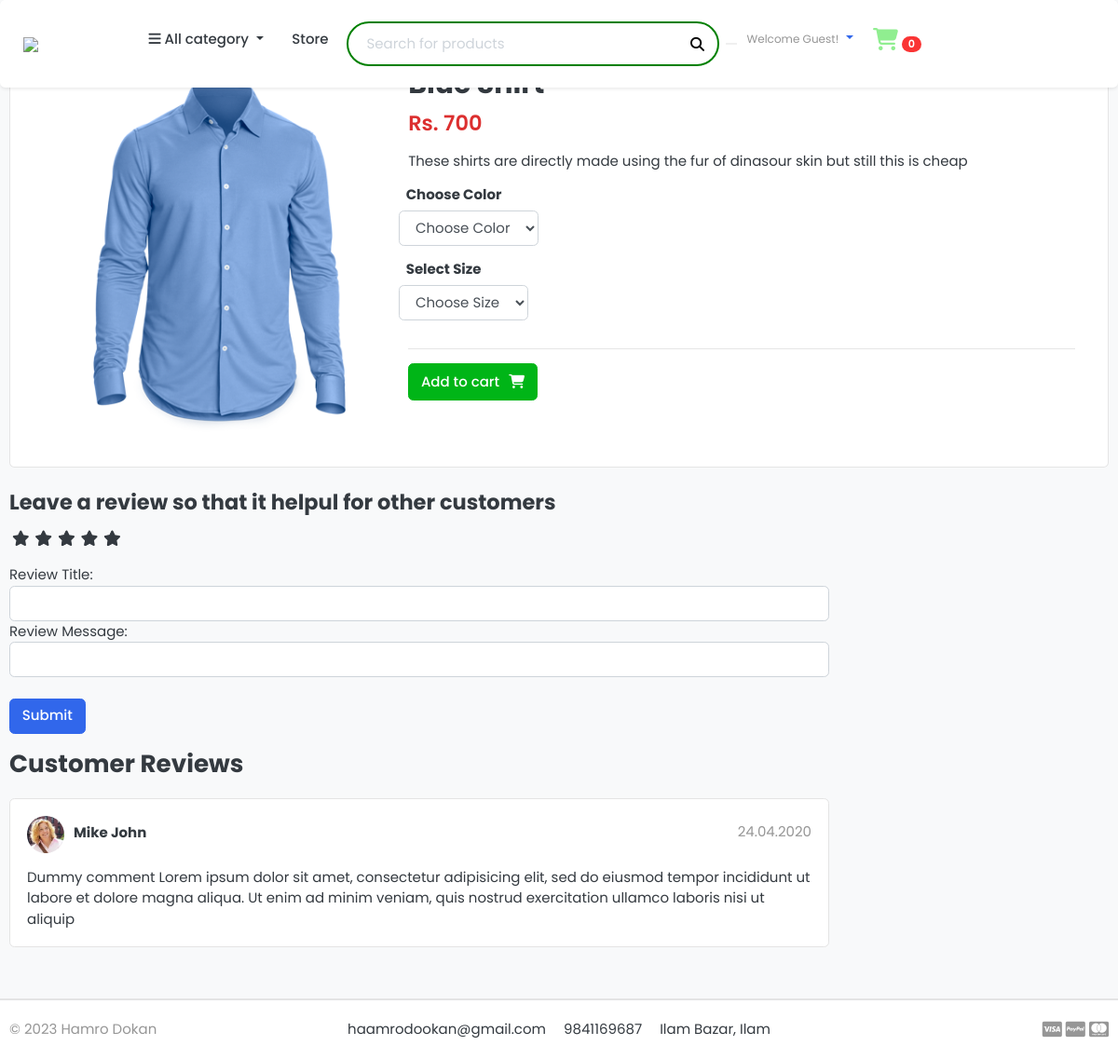
The app's page /store/category/shirt/blue-shirt/ with its own data.
### store/models.py (models this page shows, shortened)
class Product(models.Model):
    product_name = models.CharField(max_length=100)
    slug = models.SlugField(max_length=50)
    price = models.IntegerField()
    description = models.TextField(max_length=500, blank=True)
    Image = models.ImageField(upload_to="photos/products")
    stock = models.IntegerField()
    is_available = models.BooleanField(default=True)
    category = models.ForeignKey(Category, on_delete=models.CASCADE)
    created_date = models.DateTimeField(auto_now_add=True)
    modified_date = models.DateTimeField(auto_now=True)

### store/views.py (the view)
# urls.py: path('category/<slug:category_slug>/<slug:product_slug>/',views.product_detail, name='product_detail'),
def product_detail(request, category_slug, product_slug):
    try:
        single_product = Product.objects.get(category__slug=category_slug, slug=product_slug)
        in_cart = CartItem.objects.filter(cart__cart_id=_cart_id(request),product=single_product).exists()
    except Exception as e:
        raise e
    context = {
        'single_product': single_product,
        'in_cart': in_cart,
    }
    return render(request, 'store/product_detail.html', context)

### carts/context_processors.py (called while the page is built)
def counter(request):
    cart_count = 0
    if 'admin' in request.path:
        return {}
    else:
        try:
            cart = Cart.objects.filter(cart_id=_cart_id(request))
            if request.user.is_authenticated:
                cart_items = CartItem.objects.filter(user=request.user)
            else:
                cart_items = CartItem.objects.all().filter(cart=cart[:1])
            for cart_item in cart_items:
                cart_count += cart_item.quantity
        except Cart.DoesNotExist:
            cart_count = 0
    return dict(cart_count=cart_count)

### carts/views.py (called while the page is built)
def _cart_id(request):
    cart = request.session.session_key
    if not cart:
        cart = request.session.create()
    return cart

### category/context_processors.py (called while the page is built)
def menu_links(request):
    link = Category.objects.all()
    return dict(links=link)

### category/models.py (called while the page is built)
    def get_url(self):
        return reverse('product_by_category', args=[self.slug])

### store/models.py (called while the page is built)
    def color(self):
        return super(VariationManager, self).filter(variation_category='color', is_active=True)

    def size(self):
        return super(VariationManager, self).filter(variation_category='size', is_active=True)

    def ram(self):
        return super(VariationManager, self).filter(variation_category='ram', is_active=True)

    def storage(self):
        return super(VariationManager, self).filter(variation_category='storage', is_active=True)

### templates/store/product_detail.html (shortened to what this page needs)
{% extends 'base.html' %}
{% load static %}
{% block content %}
    <section class="section-content padding-y bg">
        <div class="container">
        <div class="card">
            <div class="row no-gutters">
                <aside class="col-md-4">
        <article class="gallery-wrap">
            <div class="img-big-wrap">
            <img id="detailphoto" class="image-fluid" src="{{ single_product.Image.url }}">
            </div>
        </article>
                </aside>
                <main class="col-md-8">
        <form action="{% url 'add_cart' single_product.id %}" method="POST">
            <article class="content-body">
                <h2 class="title">{{single_product.product_name}}</h2>
                <div class="mb-3">
                    <var class="price h4" style="color: #dc2f2f;">Rs. {{single_product.price}}</var>
                </div>
                <p>{{single_product.description}}</p>
                    {% if single_product.stock < 1 %}
                        <h3 class="text-danger">Out of stock</h3>
                    {% else %}
                        {% if single_product.variation_set.color  %}
                        <div class="row">
                            <div class="item-option-select">
                                <h6 class="ml-2">Choose Color</h6>
                                <select name="color" class="form-control" required>
                                    <option value="" disabled selected>Choose Color</option>
                                </select>
                            </div>
                        </div>
                    {% endif %}
                    {% if single_product.variation_set.size %}
                        <div class="row">
                            <div class="item-option-select">
                                <h6 class="ml-2">Select Size</h6>
                                <select name="size" class="form-control" required>
                                    <option value="" disabled selected>Choose Size</option>
                                </select>
                            </div>
                        </div>
                    {% endif %}
                    <hr>
                    <button type="submit" class="btn btn-success pb-2 pt-2 mb-3"> <span class="text ">Add to cart</span><i class="fa fa-shopping-cart"></i></button>
                    {% endif %}
            </article>
        </form>
                </main>
            </div>
        </div>
        <br>
        <div class="row">
                    <div class="col-md-9">
                <form method="POST" action="">
                    <h4>Leave a review so that it helpul for other customers</h4>
                    <div class="rate">
                        <input type="radio" name="rating" id="rating10" value="5" required><label for="rating10" title="5"></label>
                        <input type="radio" name="rating" id="rating8" value="4" required><label for="rating8" title="4"></label>
                        <input type="radio" name="rating" id="rating6" value="3" required><label for="rating6" title="3"></label>
                        <input type="radio" name="rating" id="rating4" value="2" required><label for="rating4" title="2"></label>
                        <input type="radio" name="rating" id="rating2" value="1" required><label for="rating2" title="1"></label>
                    </div>
                    <div>
                        Review Title:
                        <input type="text" class="form-control" name="subject" required>
                        Review Message:
                        <input type="text" class="form-control" name="review" required>
                        <br>
                        <input type="submit" class="btn btn-primary">
                    </div>
                </form>
            <header class="section-heading">
                <h3>Customer Reviews</h3>
            </header>
            <article class="box mb-3">
                <div class="icontext w-100">
                    <img src="{% static '/images/avatars/avatar1.jpg' %}" class="img-xs icon rounded-circle">
                    <div class="text">
                        <span class="date text-muted float-md-right">24.04.2020 </span>
                        <h6 class="mb-1">Mike John </h6>
                    </div>
                </div>
                <div class="mt-3">
                    <p>
                        Dummy comment Lorem ipsum dolor sit amet, consectetur adipisicing elit, sed do eiusmod
                        tempor incididunt ut labore et dolore magna aliqua. Ut enim ad minim veniam,
                        quis nostrud exercitation ullamco laboris nisi ut aliquip
                    </p>
                </div>
            </article>
            </div>
        </div>
        </div>
        </section>
{% endblock content %}

### static/css/ui.css (style rules this page uses)
html { font-family: "Inter", sans-serif; font-size: 15px; }
.content-body { flex: 1 1 auto; padding: 2rem 2.3rem; }
.img-xs, .img-sm, .img-md, .img-lg { -o-object-fit: cover; object-fit: cover; flex-shrink: 0; flex-grow: 0; }
.img-xs { width: 40px; height: 40px; }
.padding-y { padding-top: 40px; padding-bottom: 40px; }
var { font-style: normal; }
article:after, .form-group:after { display: block; clear: both; content: ""; }
.bg { background-color: #f8f9fa; }
.section-heading { margin-bottom: 20px; margin-top: 15px; }
p:last-child { margin-bottom: 0; }
.btn .text + i { margin-left: 10px; }
.icontext { display: inline-flex; align-items: center; vertical-align: middle; }
.icontext .text { width: 100%; line-height: 1.2; }
.icontext .icon { position: relative; margin-right: 10px; flex-shrink: 0; flex-grow: 0; }
.price { font-weight: 600; color: #212529; }
.box { padding: 18px; background: #fff; border-radius: 0.37rem; border: 1px solid #e4e4e4; }
.box img { max-width: 100%; }
.gallery-wrap .img-big-wrap { margin-bottom: 10px; border-radius: 0.37rem; overflow: hidden; background-color: #fff; }
.gallery-wrap .img-big-wrap img { height: 450px; width: auto; display: inline-block; }
.item-option-select { margin-bottom: 1rem; display: inline-block; margin-right: 15px; }

### hamro_dokan/static/css/custom.css (style rules this page uses)
.rate { display: inline-block; border: 0; }
.rate > label { float: right; }
.rate > label:before { display: inline-block; font-size: 1.1rem; font-family: FontAwesome; content: "\f005"; margin: 0; padding: 0.3rem .2rem; cursor: pointer; }

### templates/includes/navbar.html (style rules this page uses)
* { font-family: poppins; }

### records on screen
Product: Image (picture), price "700", description "These shirts are directly made using the fur of dinasour skin but still this is cheap"

### other values on screen
{{ cart_count }} "0"
